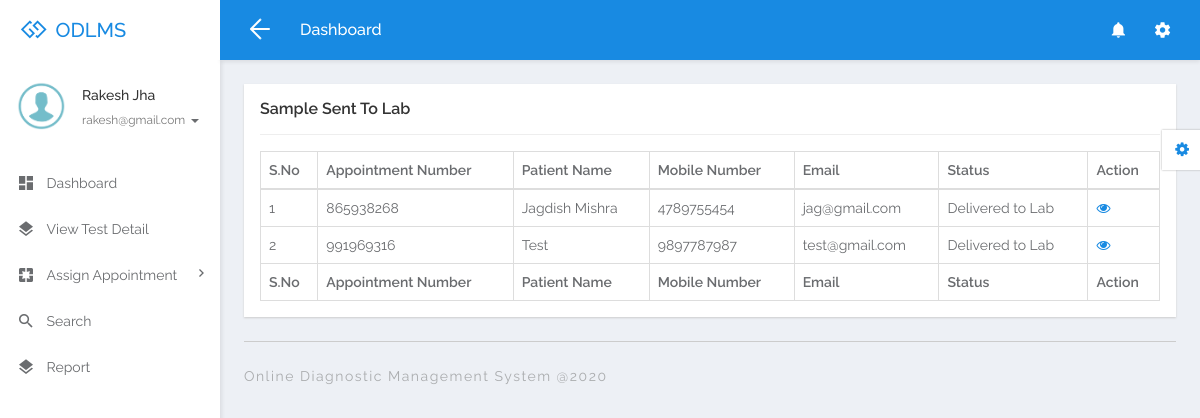
Page /odlms/employee/sample-sent-to-lab.php (signed in) on the committed database.
### tables this page shows
CREATE TABLE `tblemployee` (
  `ID` int(10) NOT NULL,
  `EmpID` varchar(120) DEFAULT NULL,
  `Name` varchar(200) DEFAULT NULL,
  `MobileNumber` bigint(10) DEFAULT NULL,
  `Email` varchar(200) DEFAULT NULL,
  `Address` mediumtext DEFAULT NULL,
  `Password` varchar(120) DEFAULT NULL,
  `JoiningDate` timestamp NULL DEFAULT current_timestamp()
);

CREATE TABLE `tblappointment` (
  `ID` int(10) NOT NULL,
  `UserID` int(10) NOT NULL,
  `AppointmentNumber` varchar(50) DEFAULT NULL,
  `PatientName` varchar(120) DEFAULT NULL,
  `Gender` varchar(50) DEFAULT NULL,
  `DOB` varchar(200) DEFAULT NULL,
  `MobileNumber` bigint(10) DEFAULT NULL,
  `Email` varchar(200) DEFAULT NULL,
  `AppointmentDate` varchar(200) DEFAULT NULL,
  `AppointmentTime` varchar(80) DEFAULT NULL,
  `Prescription` varchar(200) DEFAULT NULL,
  `PostDate` timestamp NULL DEFAULT current_timestamp(),
  `Status` varchar(50) DEFAULT NULL,
  `AssignTo` varchar(200) DEFAULT NULL,
  `Remark` varchar(100) DEFAULT NULL,
  `UpdationDate` timestamp NOT NULL DEFAULT current_timestamp(),
  `Report` varchar(200) DEFAULT NULL,
  `ReportUploadedDate` timestamp NULL DEFAULT NULL ON UPDATE current_timestamp()
);

### odlms/employee/sample-sent-to-lab.php (the view, shortened to what this page needs)
<?php
if (strlen($_SESSION['odlmseid']==0)) {
  header('location:logout.php');
  } else{
  ?>
<!DOCTYPE html>
<html lang="en">
<head>
	<link rel="stylesheet" href="libs/bower/font-awesome/css/font-awesome.min.css">
	<link rel="stylesheet" href="libs/bower/material-design-iconic-font/dist/css/material-design-iconic-font.css">
	<link rel="stylesheet" href="libs/bower/animate.css/animate.min.css">
	<link rel="stylesheet" href="libs/bower/fullcalendar/dist/fullcalendar.min.css">
	<link rel="stylesheet" href="libs/bower/perfect-scrollbar/css/perfect-scrollbar.css">
	<link rel="stylesheet" href="assets/css/bootstrap.css">
	<link rel="stylesheet" href="assets/css/core.css">
	<link rel="stylesheet" href="assets/css/app.css">
</head>
<body class="menubar-left menubar-unfold menubar-light theme-primary">
<?php include_once('includes/header.php');?>
<?php include_once('includes/sidebar.php');?>
<main id="app-main" class="app-main">
  <div class="wrap">
	<section class="app-content">
		<div class="row">
			<div class="col-md-12">
				<div class="widget">
					<header class="widget-header">
						<h4 class="widget-title">Sample Sent To Lab</h4>
					</header>
					<hr class="widget-separator">
					<div class="widget-body">
						<div class="table-responsive">
							<table class="table table-bordered table-hover js-basic-example dataTable table-custom">
								<thead>
									<tr>
										<th>S.No</th>
										<th>Appointment Number</th>
										<th>Patient Name</th>
										<th>Mobile Number</th>
										<th>Email</th>
									<th>Status</th>
										<th>Action</th>
									</tr>
								</thead>
								<tbody>
                  <?php
$sql="SELECT * from  tblappointment where Status='Delivered to Lab'";
$query = $dbh -> prepare($sql);
$query->execute();
$results=$query->fetchAll(PDO::FETCH_OBJ);
$cnt=1;
if($query->rowCount() > 0)
{
foreach($results as $row)
{               ?>
									<tr>
										<td><?php echo htmlentities($cnt);?></td>
										<td><?php  echo htmlentities($row->AppointmentNumber);?></td>
										<td><?php  echo htmlentities($row->PatientName);?></td>
										<td><?php  echo htmlentities($row->MobileNumber);?></td>
										<td><?php  echo htmlentities($row->Email);?></td>
                                        <?php if($row->Status==""){ ?>
                     <td><?php echo "Not Updated Yet"; ?></td>
<?php } else { ?>                  <td><?php  echo htmlentities($row->Status);?>
                  </td>
                  <?php } ?>
										<td><a href="view-assigned-appointment-detail.php?editid=<?php echo htmlentities ($row->ID);?>&&aptid=<?php echo htmlentities ($row->AppointmentNumber);?>"><i class="fa fa-eye" aria-hidden="true"></i></a></td>
									</tr>
								 <?php $cnt=$cnt+1;}} ?>
								</tbody>
                  <tfoot>
                  <tr>
                  <th>S.No</th>
										<th>Appointment Number</th>
										<th>Patient Name</th>
										<th>Mobile Number</th>
										<th>Email</th>
										<th>Status</th>
										<th>Action</th>
                  </tr>
                </tfoot>
							</table>
						</div>
					</div>
				</div>
			</div>
		</div>
	</section>
</div>
  <?php include_once('includes/footer.php');?>
</main>
<?php include_once('includes/customizer.php');?>
</body>
</html>
<?php }  ?>

### odlms/employee/includes/sidebar.php (shortened to what this page needs)
<aside id="menubar" class="menubar light">
  <div class="app-user">
    <div class="media">
      <div class="media-left">
        <div class="avatar avatar-md avatar-circle">
          <a href="javascript:void(0)"><img class="img-responsive" src="assets/images/images.png" alt="avatar"/></a>
        </div>
      </div>
      <div class="media-body">
        <div class="foldable">
          <?php
$eid=$_SESSION['odlmseid'];
$sql="SELECT Name,Email from  tblemployee where ID=:eid";
$query = $dbh -> prepare($sql);
$query->bindParam(':eid',$eid,PDO::PARAM_STR);
$query->execute();
$results=$query->fetchAll(PDO::FETCH_OBJ);
foreach($results as $row)
{
$email=$row->Email;
$fname=$row->Name;
}   ?>
          <h5><a href="javascript:void(0)" class="username"><?php  echo $fname ;?></a></h5>
          <ul>
            <li class="dropdown">
              <a href="javascript:void(0)" class="dropdown-toggle usertitle" data-toggle="dropdown" aria-haspopup="true" aria-expanded="false">
                <small><?php  echo $email;?></small>
                <span class="caret"></span>
              </a>
            </li>
          </ul>
        </div>
      </div>
    </div>
  </div>
  <div class="menubar-scroll">
    <div class="menubar-scroll-inner">
      <ul class="app-menu">
        <li class="has-submenu">
          <a href="dashboard.php">
            <i class="menu-icon zmdi zmdi-view-dashboard zmdi-hc-lg"></i>
            <span class="menu-text">Dashboard</span>
          </a>
        </li>
        <li class="has-submenu">
          <a href="view-testdetail.php">
            <i class="menu-icon zmdi zmdi-layers zmdi-hc-lg"></i>
            <span class="menu-text">View Test Detail</span>
           </a>
        </li>
       <li class="has-submenu">
          <a href="javascript:void(0)" class="submenu-toggle">
            <i class="menu-icon zmdi zmdi-pages zmdi-hc-lg"></i>
            <span class="menu-text">Assign Appointment</span>
            <i class="menu-caret zmdi zmdi-hc-sm zmdi-chevron-right"></i>
          </a>
        </li>
        <li>
          <a href="search.php">
            <i class="menu-icon zmdi zmdi-search zmdi-hc-lg"></i>
            <span class="menu-text">Search</span>
          </a>
        </li>
        <li>
          <a href="appointment-collection-reports.php">
            <i class="menu-icon zmdi zmdi-layers zmdi-hc-lg"></i>
            <span class="menu-text">Report</span>
          </a>
        </li>
      </ul>
    </div>
  </div>
</aside>

### rows in the picture
tblemployee: Name "Rakesh Jha", Email "rakesh@gmail.com"
tblappointment: AppointmentNumber "865938268", PatientName "Jagdish Mishra", MobileNumber "4789755454", Email "jag@gmail.com", Status "Delivered to Lab"
tblappointment: AppointmentNumber "991969316", PatientName "Test", MobileNumber "9897787987", Email "test@gmail.com", Status "Delivered to Lab"
